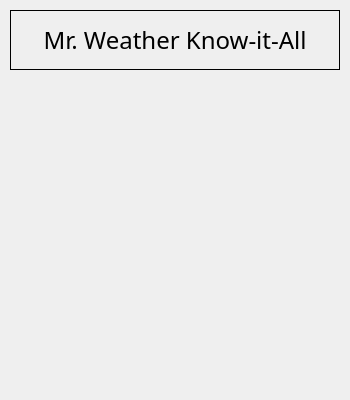
<?xml version="1.0" encoding="UTF-8"?>
<ui version="4.0">
 <class>Dialog</class>
 <widget class="QDialog" name="Dialog">
  <property name="geometry">
   <rect>
    <x>0</x>
    <y>0</y>
    <width>350</width>
    <height>400</height>
   </rect>
  </property>
  <property name="windowTitle">
   <string>Dialog</string>
  </property>
  <widget class="QLabel" name="label">
   <property name="geometry">
    <rect>
     <x>10</x>
     <y>10</y>
     <width>330</width>
     <height>60</height>
    </rect>
   </property>
   <property name="font">
    <font>
     <family>Cooper Black</family>
     <pointsize>18</pointsize>
    </font>
   </property>
   <property name="frameShape">
    <enum>QFrame::Box</enum>
   </property>
   <property name="text">
    <string>Mr. Weather Know-it-All</string>
   </property>
   <property name="alignment">
    <set>Qt::AlignCenter</set>
   </property>
  </widget>
 </widget>
 <resources/>
 <connections/>
</ui>
